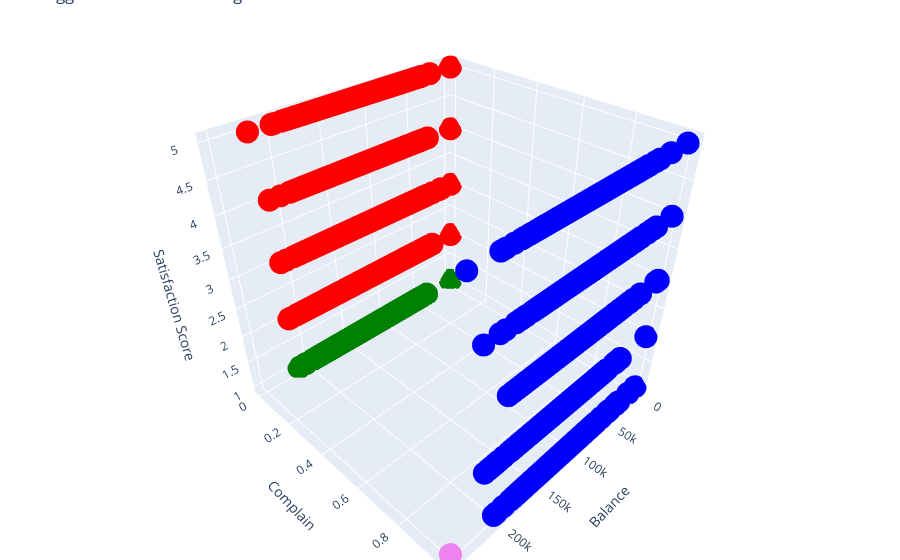

The cell this chart's notebook holds for it:
### Code cell
import plotly.graph_objects as go

fig = go.Figure(data=[go.Scatter3d(x=x, y=y, z=z, mode='markers', marker=dict(size=8, color=color_list))])

fig.update_layout(
    margin=dict(l=0, r=0, b=0, t=0), 
    title="Agglomerative Clustering",
    scene=dict(
        xaxis_title='Balance',
        yaxis_title='Complain',
        zaxis_title='Satisfaction Score')
    
    )
fig.show()

### Figure 1 — Plotly figure (JSON) as saved in the notebook; plotly's stock layout.template omitted (floating-point values rounded to 4 significant figures; data arrays with more than 128 entries replaced by an {"elided": "..."} marker saying what was removed)
{"data": [{"marker": {"color": {"elided": "10000 str values"}, "size": 8}, "mode": "markers", "type": "scatter3d", "x": {"elided": "10000 float values"}, "y": {"elided": "10000 int values"}, "z": {"elided": "10000 int values"}}], "layout": {"margin": {"b": 0, "l": 0, "r": 0, "t": 0}, "scene": {"xaxis": {"title": {"text": "Balance"}}, "yaxis": {"title": {"text": "Complain"}}, "zaxis": {"title": {"text": "Satisfaction Score"}}}, "title": {"text": "Agglomerative Clustering"}}}
